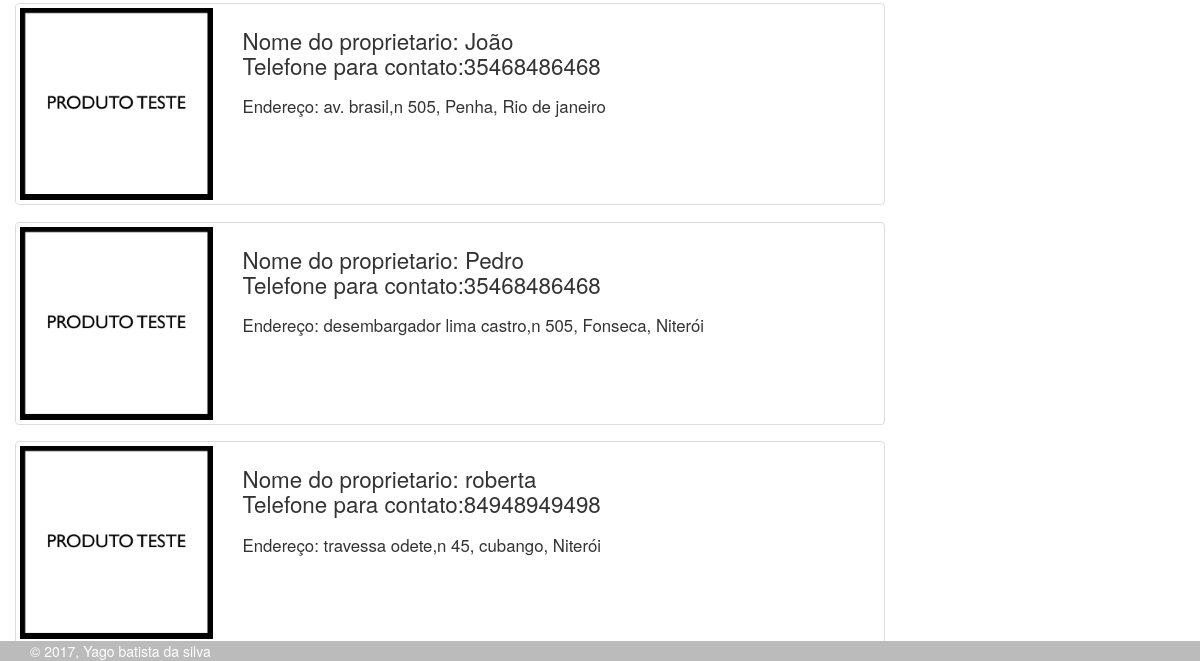
Before: / (lower part) with the older database file.
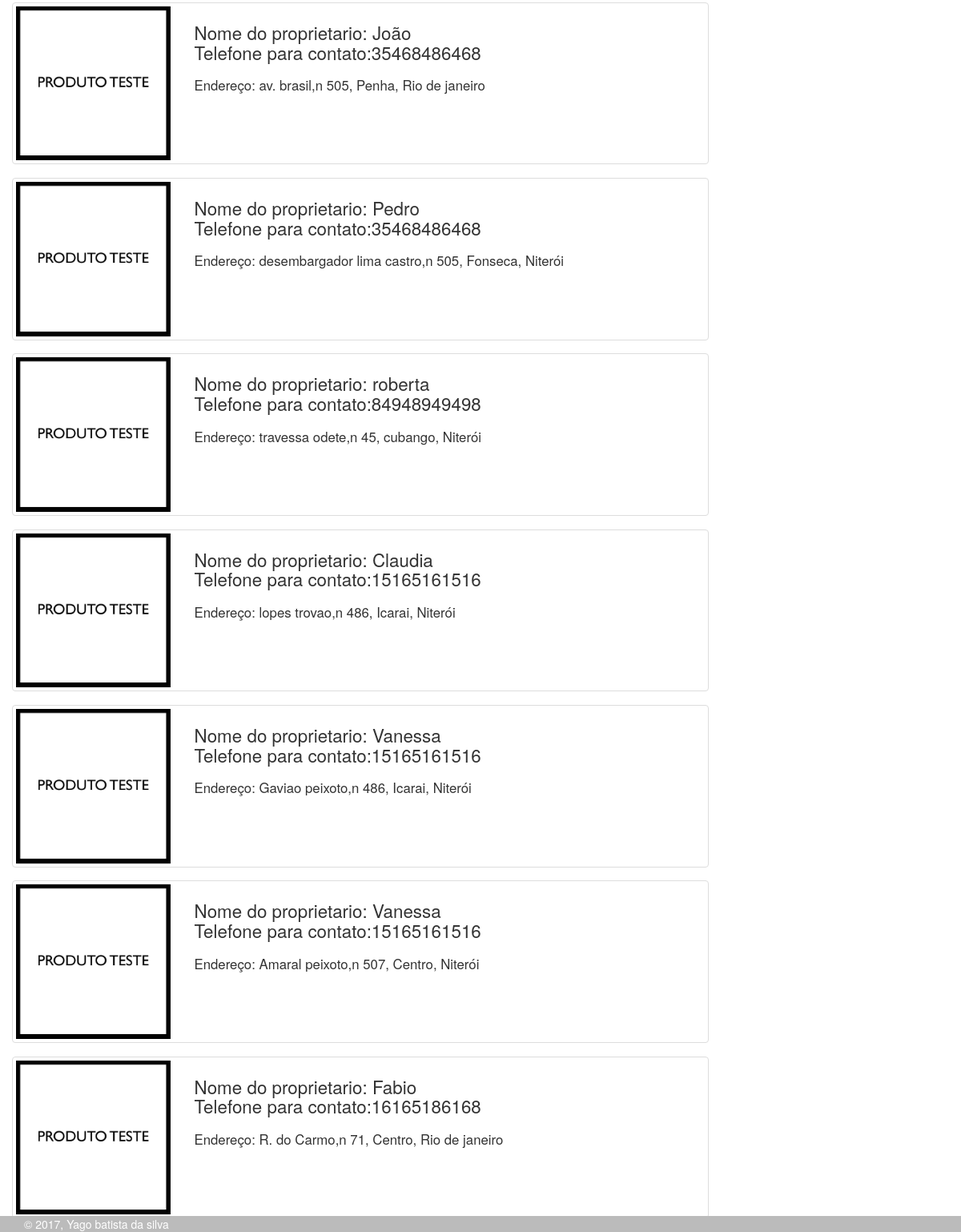
After: the same page with the newer database file.
### aluguel/models.py (models this page shows, shortened)
class Aluguel(models.Model):
    nome = models.CharField(max_length= 32 )
    telefone = models.CharField(max_length= 11 )
    rua = models.CharField(max_length= 250 )
    numero = models.IntegerField( )
    cidade = models.CharField(max_length= 250 )
    bairro = models.CharField(max_length= 250 )
    imagem = models.ImageField(upload_to='aluguel/')
    valor = models.IntegerField(default='0')

### aluguel/views.py (the view)
# urls.py: url(r'^$',home),
def home(request):
    lista = Aluguel.objects.all()
    return render(request,'aluguel/index.html',{'lista': lista})

### aluguel/templates/aluguel/index.html (shortened to what this page needs)
 {% extends "aluguel/base.html" %} {% block content %}
<div class="container-fluid">
  <div class="row">
    <main class="col-md-9">
      {% if lista %}
      <section>
        {%for imoveis in lista%}
        <article class="imovel thumbnail">
          <div class="row">
            <div class="col-md-3 col-xs-12">
              <img src="{{imoveis.imagem.url}}" alt="" class="img-full">
            </div>
            <div class="col-md-9 col-xs-12">
              <div class="">
                <h1>Nome do proprietario: <span>{{imoveis.nome}}</span><br>Telefone para contato:<span>{{imoveis.telefone}}</span> </h1>
                <h2>Endereço: {{imoveis.rua}},n {{imoveis.numero}}, {{imoveis.bairro}}, {{imoveis.cidade}}</h2>
              </div>
            </div>
          </div>
        </article>
        {%endfor%}
      </section>
      {%else%}
      <p>Nenhum resultado foi encontrado</p>
      {% endif %}
    </main>
  </div>
</div>
{% endblock %}

### aluguel/templates/aluguel/base.html (shortened to what this page needs)
{% load static %}
<!DOCTYPE html>
<html lang="pt-br">
  <head>
    <link rel="stylesheet" href="{% static 'css/bootstrap.min.css' %}">
    <link href="{% static 'css/style.css' %}" rel="stylesheet">
  </head>
  <body>
    {% block content %}{% endblock %}
    <div class="footer-bottom">
	<div class="container">
		<div class="row">
			<div class="col-md-12">
				<div class="copyright">
					© 2017, <a href="https://github.com/yagobatista">Yago batista da silva </a>
				</div>
			</div>
			</div>
		</div>
	</div>
  </body>
</html>

### aluguel/static/css/style.css (style rules this page uses)
.img-full { width: 100%; }
article.imovel h1 { font-size: 1.6em; }
article.imovel { margin-bottom: 1.2em; }
article.imovel h2 { font-size: 1.2em; }
div.footer-bottom { margin-top: 2em; background-color: #bbb; color: #fff; position: fixed; bottom: 0px; width: 100%; }
div.copyright a { color: #fff }

Changed rows visible on the page:
added Aluguel: imagem (picture), nome "Claudia", telefone "15165161516", rua "lopes trovao", numero "486", bairro "Icarai", cidade "Niterói"
added Aluguel: imagem (picture), nome "Vanessa", telefone "15165161516", rua "Gaviao peixoto", numero "486", bairro "Icarai", cidade "Niterói"
added Aluguel: imagem (picture), nome "Vanessa", telefone "15165161516", rua "Amaral peixoto", numero "507", bairro "Centro", cidade "Niterói"
added Aluguel: imagem (picture), nome "Fabio", telefone "16165186168", rua "R. do Carmo", numero "71", bairro "Centro", cidade "Rio de janeiro"
